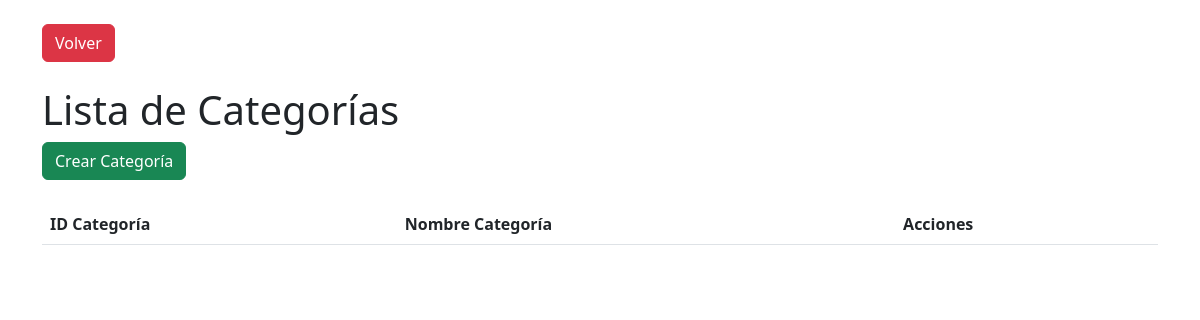
Before: /main/administrador/categorias/ with the older database file.
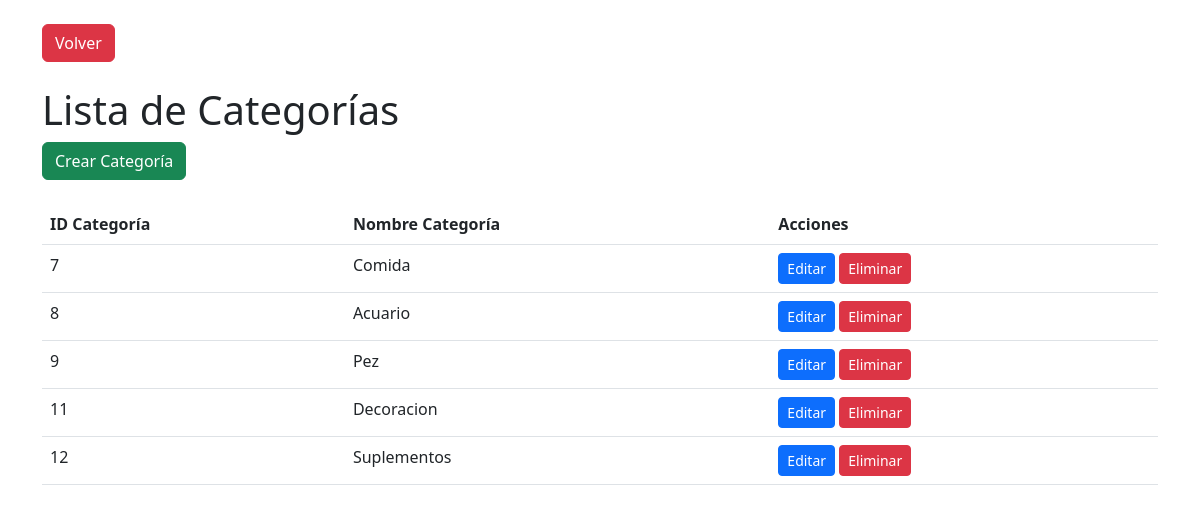
After: the same page with the newer database file.
### main/models.py (models this page shows)
class Categoria(models.Model):
    nombre = models.CharField(max_length=100)

### main/views.py (the view)
# urls.py: path('administrador/categorias/', views.lista_categorias, name='lista_categorias'),
def lista_categorias(request):
    categorias = Categoria.objects.all()
    return render(request, 'administrador/lista_categorias.html', {'categorias': categorias})

### main/templates/administrador/lista_categorias.html (shortened to what this page needs)
<!DOCTYPE html>
<html>
<head>
    <link rel="stylesheet" href="https://cdn.jsdelivr.net/npm/bootstrap@5.3.0/dist/css/bootstrap.min.css">
</head>
<body>
    <div class="container">
        <br>
        <a href="/administrador/" class="btn btn-danger">Volver</a>
        <br><br>
        <h1>Lista de Categorías</h1>
        <a href="{% url 'crear_categoria' %}" class="btn btn-success">Crear Categoría</a>
        <br><br>
        <table class="table">
            <thead>
                <tr>
                    <th>ID Categoría</th>
                    <th>Nombre Categoría</th>
                    <th>Acciones</th>
                </tr>
            </thead>
            <tbody>
                {% for categoria in categorias %}
                    <tr>
                        <td>{{ categoria.id }}</td>
                        <td>{{ categoria.nombre }}</td>
                        <td>
                            <a href="{% url 'editar_categoria' categoria.id %}" class="btn btn-sm btn-primary">Editar</a>
                            <a href="{% url 'eliminar_categoria' categoria.id %}" class="btn btn-sm btn-danger">Eliminar</a>
                        </td>
                    </tr>
                {% endfor %}
            </tbody>
        </table>
    </div>
</body>
</html>

Changed rows visible on the page:
added Categoria: id "7", nombre "Comida"
added Categoria: id "8", nombre "Acuario"
added Categoria: id "9", nombre "Pez"
added Categoria: id "11", nombre "Decoracion"
added Categoria: id "12", nombre "Suplementos"
